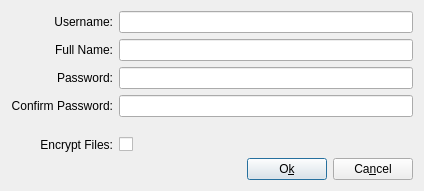
<?xml version="1.0" encoding="UTF-8"?>
<ui version="4.0">
 <class>SimpleAddDlg</class>
 <widget class="QDialog" name="SimpleAddDlg">
  <property name="geometry">
   <rect>
    <x>0</x>
    <y>0</y>
    <width>424</width>
    <height>191</height>
   </rect>
  </property>
  <property name="windowTitle">
   <string>Add User</string>
  </property>
  <property name="windowIcon">
   <iconset resource="pcbsdusermanager.qrc">
    <normaloff>:/add_user.png</normaloff>:/add_user.png</iconset>
  </property>
  <property name="modal">
   <bool>true</bool>
  </property>
  <layout class="QGridLayout">
   <item row="4" column="1">
    <spacer name="spacer14">
     <property name="orientation">
      <enum>Qt::Vertical</enum>
     </property>
     <property name="sizeType">
      <enum>QSizePolicy::Expanding</enum>
     </property>
     <property name="sizeHint" stdset="0">
      <size>
       <width>30</width>
       <height>40</height>
      </size>
     </property>
    </spacer>
   </item>
   <item row="2" column="1">
    <widget class="QLineEdit" name="passBox">
     <property name="echoMode">
      <enum>QLineEdit::Password</enum>
     </property>
    </widget>
   </item>
   <item row="3" column="1">
    <widget class="QLineEdit" name="confirmPassBox">
     <property name="echoMode">
      <enum>QLineEdit::Password</enum>
     </property>
    </widget>
   </item>
   <item row="1" column="0">
    <widget class="QLabel" name="fullnameLabel">
     <property name="enabled">
      <bool>true</bool>
     </property>
     <property name="frameShape">
      <enum>QFrame::NoFrame</enum>
     </property>
     <property name="frameShadow">
      <enum>QFrame::Plain</enum>
     </property>
     <property name="text">
      <string>Full Name:</string>
     </property>
     <property name="alignment">
      <set>Qt::AlignRight|Qt::AlignTrailing|Qt::AlignVCenter</set>
     </property>
     <property name="wordWrap">
      <bool>false</bool>
     </property>
    </widget>
   </item>
   <item row="6" column="0" colspan="2">
    <layout class="QHBoxLayout">
     <item>
      <spacer name="spacer13">
       <property name="orientation">
        <enum>Qt::Horizontal</enum>
       </property>
       <property name="sizeType">
        <enum>QSizePolicy::Expanding</enum>
       </property>
       <property name="sizeHint" stdset="0">
        <size>
         <width>171</width>
         <height>20</height>
        </size>
       </property>
      </spacer>
     </item>
     <item>
      <widget class="QPushButton" name="okButton">
       <property name="text">
        <string>O&amp;k</string>
       </property>
       <property name="icon">
        <iconset>
         <normaloff>image0</normaloff>image0</iconset>
       </property>
       <property name="shortcut">
        <string>Alt+K</string>
       </property>
       <property name="default">
        <bool>true</bool>
       </property>
      </widget>
     </item>
     <item>
      <widget class="QPushButton" name="cancelButton">
       <property name="text">
        <string>Ca&amp;ncel</string>
       </property>
       <property name="icon">
        <iconset>
         <normaloff>image1</normaloff>image1</iconset>
       </property>
       <property name="shortcut">
        <string>Alt+N</string>
       </property>
       <property name="default">
        <bool>false</bool>
       </property>
      </widget>
     </item>
    </layout>
   </item>
   <item row="3" column="0">
    <widget class="QLabel" name="confirmPassLabel">
     <property name="enabled">
      <bool>true</bool>
     </property>
     <property name="sizePolicy">
      <sizepolicy hsizetype="Preferred" vsizetype="Fixed">
       <horstretch>0</horstretch>
       <verstretch>0</verstretch>
      </sizepolicy>
     </property>
     <property name="text">
      <string>Confirm Password:</string>
     </property>
     <property name="alignment">
      <set>Qt::AlignRight|Qt::AlignTrailing|Qt::AlignVCenter</set>
     </property>
     <property name="wordWrap">
      <bool>false</bool>
     </property>
    </widget>
   </item>
   <item row="2" column="0">
    <widget class="QLabel" name="passLabel">
     <property name="enabled">
      <bool>true</bool>
     </property>
     <property name="sizePolicy">
      <sizepolicy hsizetype="Preferred" vsizetype="Fixed">
       <horstretch>0</horstretch>
       <verstretch>0</verstretch>
      </sizepolicy>
     </property>
     <property name="frameShape">
      <enum>QFrame::NoFrame</enum>
     </property>
     <property name="frameShadow">
      <enum>QFrame::Plain</enum>
     </property>
     <property name="text">
      <string>Password:</string>
     </property>
     <property name="alignment">
      <set>Qt::AlignRight|Qt::AlignTrailing|Qt::AlignVCenter</set>
     </property>
     <property name="wordWrap">
      <bool>false</bool>
     </property>
    </widget>
   </item>
   <item row="1" column="1">
    <widget class="QLineEdit" name="fullnameBox"/>
   </item>
   <item row="0" column="0">
    <widget class="QLabel" name="usernameLabel">
     <property name="text">
      <string>Username:</string>
     </property>
     <property name="alignment">
      <set>Qt::AlignRight|Qt::AlignTrailing|Qt::AlignVCenter</set>
     </property>
     <property name="wordWrap">
      <bool>false</bool>
     </property>
    </widget>
   </item>
   <item row="0" column="1">
    <widget class="QLineEdit" name="usernameBox">
     <property name="toolTip">
      <string>The field is empty</string>
     </property>
     <property name="maxLength">
      <number>16</number>
     </property>
    </widget>
   </item>
   <item row="5" column="1">
    <widget class="QCheckBox" name="checkEnc">
     <property name="text">
      <string/>
     </property>
    </widget>
   </item>
   <item row="5" column="0">
    <widget class="QLabel" name="label">
     <property name="text">
      <string>Encrypt Files:</string>
     </property>
     <property name="alignment">
      <set>Qt::AlignRight|Qt::AlignTrailing|Qt::AlignVCenter</set>
     </property>
    </widget>
   </item>
  </layout>
 </widget>
 <layoutdefault spacing="6" margin="11"/>
 <tabstops>
  <tabstop>usernameBox</tabstop>
  <tabstop>fullnameBox</tabstop>
  <tabstop>passBox</tabstop>
  <tabstop>confirmPassBox</tabstop>
  <tabstop>okButton</tabstop>
  <tabstop>cancelButton</tabstop>
 </tabstops>
 <resources>
  <include location="pcbsdusermanager.qrc"/>
 </resources>
 <connections>
  <connection>
   <sender>cancelButton</sender>
   <signal>clicked()</signal>
   <receiver>SimpleAddDlg</receiver>
   <slot>close()</slot>
   <hints>
    <hint type="sourcelabel">
     <x>20</x>
     <y>20</y>
    </hint>
    <hint type="destinationlabel">
     <x>20</x>
     <y>20</y>
    </hint>
   </hints>
  </connection>
 </connections>
</ui>
